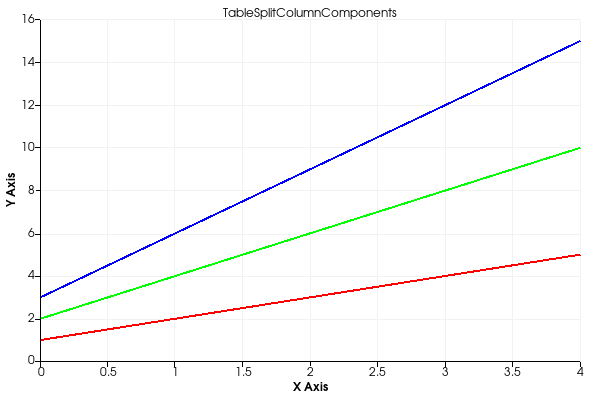

This figure's Python source:
#!/usr/bin/env python

# Demonstrate vtkSplitColumnComponents by creating a table with single-
# and multi-component integer arrays, splitting them into individual
# columns, and rendering the result in a chart view.

# Factory overrides
import vtkmodules.vtkInteractionStyle  # noqa: F401
import vtkmodules.vtkRenderingContextOpenGL2  # noqa: F401
import vtkmodules.vtkRenderingOpenGL2  # noqa: F401

from vtkmodules.vtkChartsCore import (
    vtkChart,
    vtkChartXY,
)
from vtkmodules.vtkCommonCore import vtkIntArray
from vtkmodules.vtkCommonDataModel import vtkTable
from vtkmodules.vtkFiltersGeneral import vtkSplitColumnComponents
from vtkmodules.vtkRenderingContext2D import vtkContextActor
from vtkmodules.vtkRenderingCore import (
    vtkRenderWindow,
    vtkRenderWindowInteractor,
    vtkRenderer,
)

# Create single-component array
single = vtkIntArray()
single.SetNumberOfComponents(1)
single.SetNumberOfTuples(5)
single.SetName("Single")

# Create three-component array
multi = vtkIntArray()
multi.SetNumberOfComponents(3)
multi.SetNumberOfTuples(5)
multi.SetName("Multi")

for i in range(5):
    single.SetValue(i, i)
    multi.SetTuple3(i, i + 1, 2 * (i + 1), 3 * (i + 1))

# Build the table
table = vtkTable()
table.AddColumn(single)
table.AddColumn(multi)

# Split multi-component columns into individual columns
split = vtkSplitColumnComponents()
split.SetInputData(table)
split.Update()

# Display split columns in a chart
split_output = split.GetOutput()

chart = vtkChartXY()
chart.SetTitle("TableSplitColumnComponents")

line_0 = chart.AddPlot(vtkChart.LINE)
line_0.SetInputData(split_output, "Single", "Multi (0)")
line_0.SetColor(255, 0, 0, 255)
line_0.SetWidth(2.0)

line_1 = chart.AddPlot(vtkChart.LINE)
line_1.SetInputData(split_output, "Single", "Multi (1)")
line_1.SetColor(0, 255, 0, 255)
line_1.SetWidth(2.0)

line_2 = chart.AddPlot(vtkChart.LINE)
line_2.SetInputData(split_output, "Single", "Multi (2)")
line_2.SetColor(0, 0, 255, 255)
line_2.SetWidth(2.0)

# ContextActor: overlay the chart on the normal VTK rendering pipeline
context_actor = vtkContextActor()
context_actor.GetScene().AddItem(chart)

renderer = vtkRenderer()
renderer.SetBackground(1.0, 1.0, 1.0)
renderer.AddActor(context_actor)
context_actor.GetScene().SetRenderer(renderer)

render_window = vtkRenderWindow()
render_window.AddRenderer(renderer)
render_window.SetSize(600, 400)
render_window.SetMultiSamples(0)
render_window.SetWindowName("table split column components")

interactor = vtkRenderWindowInteractor()
interactor.SetRenderWindow(render_window)

interactor.Initialize()
interactor.Start()
